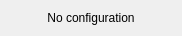
<?xml version="1.0" encoding="UTF-8"?>
<ui version="4.0">
 <class>tlinsWPilotTrackingStart</class>
 <widget class="QWidget" name="tlinsWPilotTrackingStart">
  <property name="geometry">
   <rect>
    <x>0</x>
    <y>0</y>
    <width>182</width>
    <height>34</height>
   </rect>
  </property>
  <property name="windowTitle">
   <string>Form</string>
  </property>
  <layout class="QHBoxLayout" name="horizontalLayout">
   <item>
    <widget class="QLabel" name="label">
     <property name="text">
      <string>No configuration</string>
     </property>
     <property name="alignment">
      <set>Qt::AlignCenter</set>
     </property>
    </widget>
   </item>
  </layout>
 </widget>
 <resources/>
 <connections/>
</ui>
